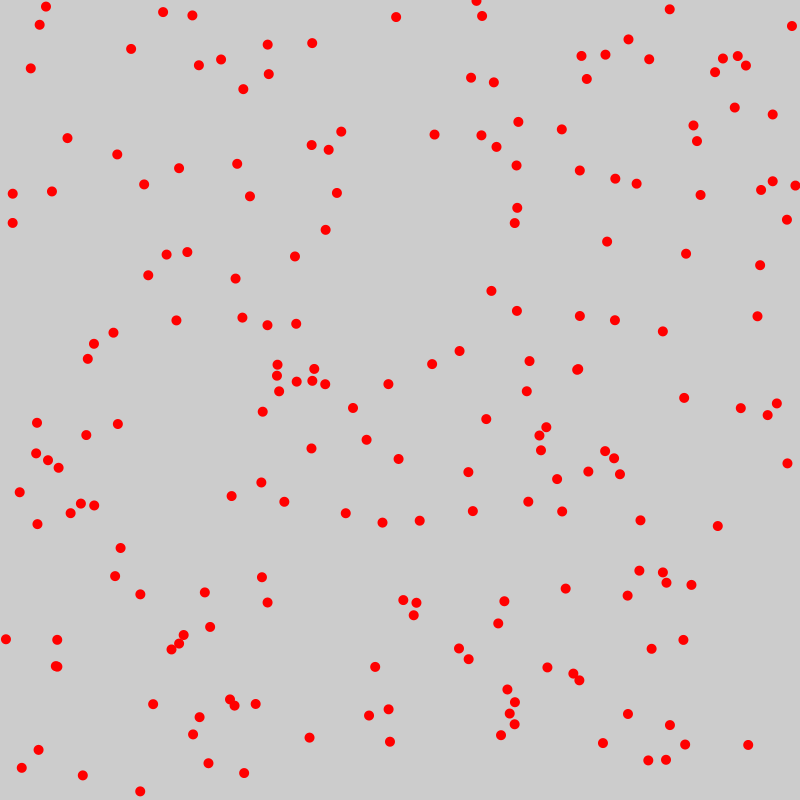
Frame 1 (no input)
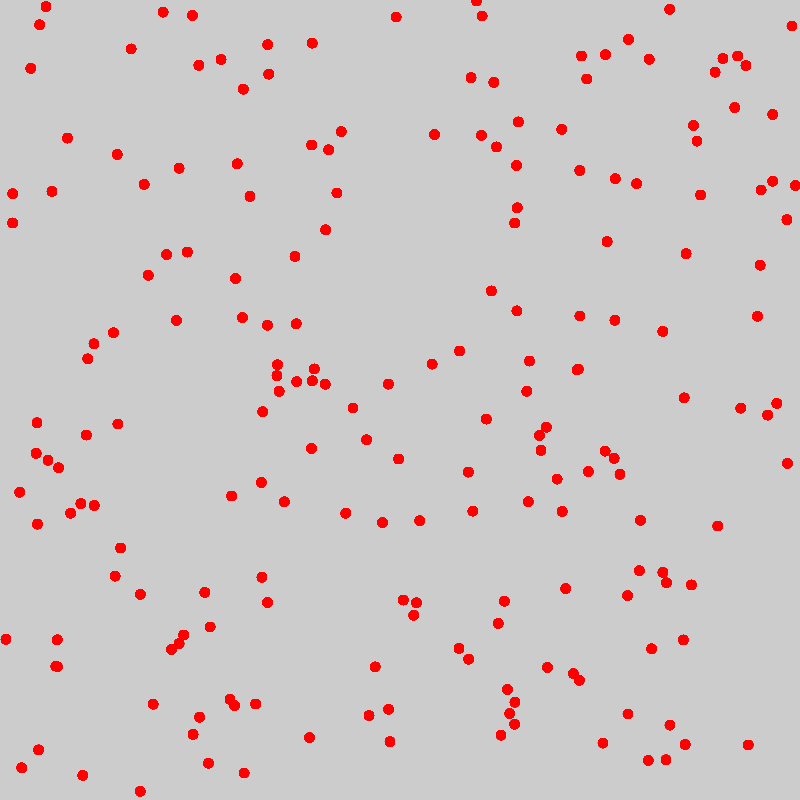
Frame 60 (the mouse pressed at the canvas centre just before this capture)
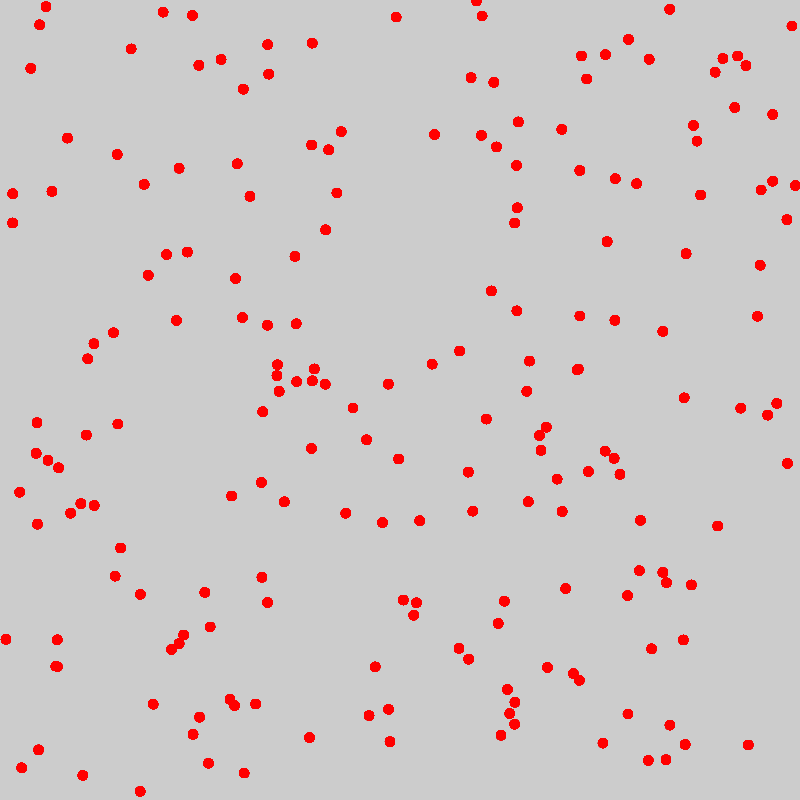
Frame 120 (the mouse held since frame 60 and released just before this capture)

The Processing sketch that drew these frames (run headless with seeded random() and noise(); from frame 60 on, the mouse is pressed at the canvas centre):

// Processing sketch: life
// ── life.pde
ArrayList<Particle> particles;
ArrayList<Particle>[] boxes;

float range = 80;

void setup()
{
  size(800, 800);
  colorMode(HSB);
  
  particles = new ArrayList<Particle>();
  for(int i = 0; i < 200; i++)
  {
    particles.add(new Particle(random(0, width), random(0, height), #ff0000));
  }
  
  boxes = new ArrayList[(int) ((width/range) * (height/range))];
  for(int i = 0; i < boxes.length; i++)
  {
    boxes[i] = new ArrayList<Particle>();
  }
}

void draw()
{
  for(int i = 0; i < boxes.length; i++)
  {
    boxes[i] = new ArrayList<Particle>();
  }
  for(int i = 0; i < particles.size(); i++)
  {
    particles.get(i).selfReport();
    particles.get(i).draw();
  }
}

void mouseClicked()
{
  for(int i = 0; i < boxes[2].size(); i++)
  {
    boxes[2].get(i).c = #00ff00;
  }
}

// ── Particle.pde
class Particle
{
  float x;
  float y;
  float xV;
  float yV;
  
  int c;
  
  Particle(float x, float y, int c)
  {
    this.x = x;
    this.y = y;
    this.c = c;
  }
  
  void draw()
  {
    noStroke();
    fill(c);
    circle(x, y, 10);
  }
  
  void update()
  {
    if(x > width)
    {
      x = 0;
    }
    if(x < 0)
    {
      x = width;
    }
    if(y > height)
    {
      y = 0;
    }
    if(y < 0)
    {
      y = height;
    }
    
    if(xV > 0)
    {
      xV -= 0.1;
    }
    if(xV < 0)
    {
      xV += 0.1;
    }
    if(yV > 0)
    {
      yV -= 0.1;
    }
    if(yV < 0)
    {
      yV += 0.1;
    }
  }
  
  void selfReport()
  {
    boxes[(int)(floor(x/range) + floor(y/range) * (width/range))].add(this);
  }
}
